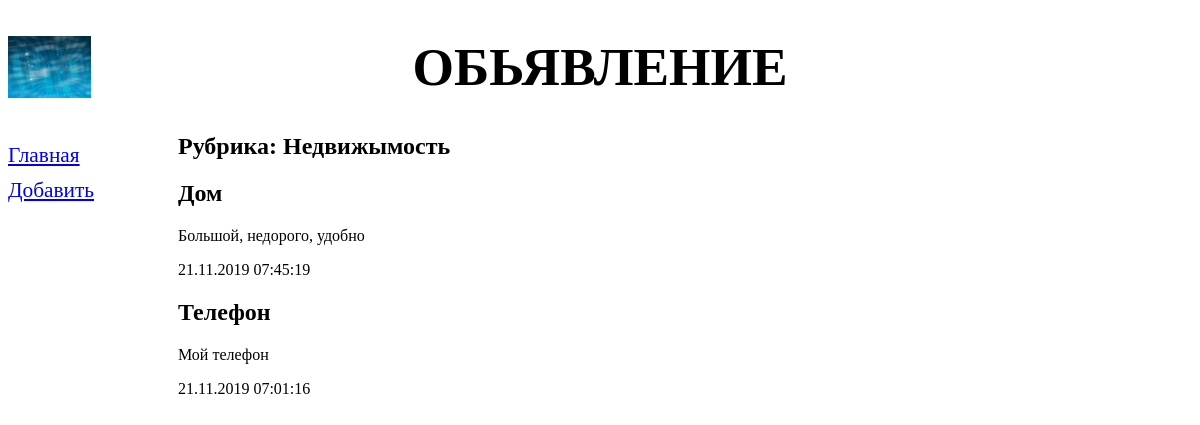
The page /bboard/2/ on the database as committed earlier.
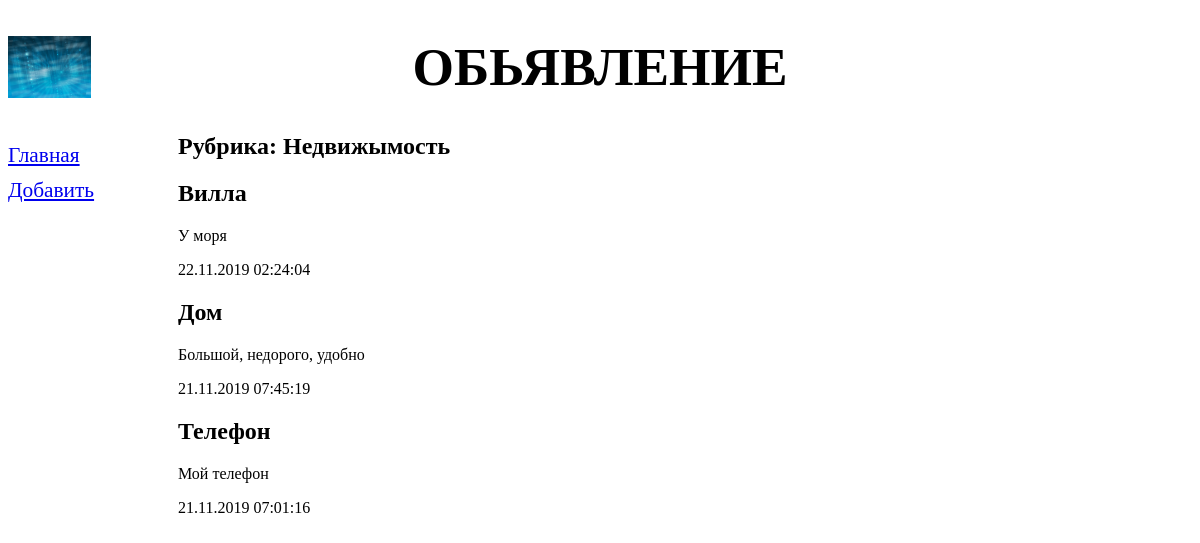
The same page on the database as committed later.
### bboard/models.py (models this page shows)
class Bb(models.Model):
    title = models.CharField(max_length=50, verbose_name='Товар')
    content = models.TextField(null=True, blank=True, verbose_name='Описание')
    price = models.FloatField(null=True, blank=True, verbose_name='Цена')
    published = models.DateTimeField(auto_now_add=True, db_index=True, verbose_name='Опубликовано')
    rubric = models.ForeignKey('Rubric', null=True, on_delete=models.PROTECT, verbose_name='Рубрика')
    class Meta:
        verbose_name_plural = 'Обьявления'
        verbose_name = 'Обьявление'
        ordering = ['-published']

### bboard/views.py (the view)
# urls.py: path('<int:rubric_id>/', by_rubric, name='by_rubric'),
def by_rubric(request, rubric_id):
    bbs = Bb.objects.filter(rubric=rubric_id)
    rubrics = Rubric.objects.all()
    current_rubric = Rubric.objects.get(pk=rubric_id)
    context = {'bbs': bbs, 'rubric': rubrics, 'current_rubric': current_rubric}
    return render(request, 'bboard/by_rubric.html', context)

### bboard/templates/bboard/by_rubric.html (shortened to what this page needs)
{% extends "layout/basic.html" %}
{% block content %}
<h2>Рубрика: {{ current_rubric.name }}</h2>
{% for bb in bbs %}
<div>
    <h2>{{ bb.title }}</h2>
    <p>{{ bb.content }}</p>
    <p>{{ bb.published|date:"d.m.Y H:i:s" }}</p>
</div>
{% endfor %}
{% endblock %}

Rows that differ between the two databases and show on the page:
added Bb: title "Вилла", content "У моря", published "22.11.2019 02:24:04"
